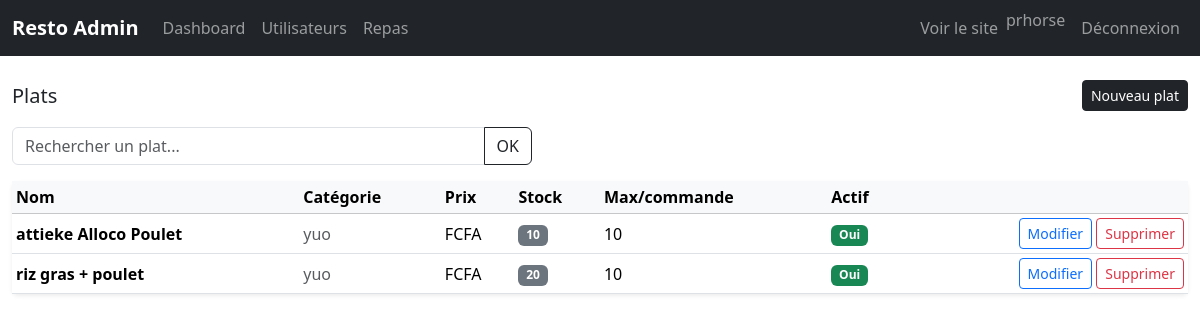
The page /staff/meals/ (signed in) on the database its author committed.
### shop/models.py (models this page shows, shortened)
class Meal(models.Model):
    category = models.ForeignKey(Category, on_delete=models.CASCADE, related_name='meals')
    name = models.CharField(max_length=150)
    slug = models.SlugField(unique=True)
    description = models.TextField(blank=True)
    is_active = models.BooleanField(default=True)
    image = models.ImageField(upload_to='meals/', blank=True, null=True)
    stock = models.PositiveIntegerField(default=0)  # stock global (optionnel)
    max_per_order = models.PositiveIntegerField(default=10)
    available_weekdays = models.JSONField(default=list, blank=True)  # ex: [0,2,4]

class Category(models.Model):
    name = models.CharField(max_length=100)
    slug = models.SlugField(unique=True)
    class Meta:
        verbose_name_plural = "Categories"

### staff/views.py (the view)
# urls.py: path('', views.meal_list, name='meal_list'),
@staff_member_required
def meal_list(request):
    q = request.GET.get("q", "").strip()
    qs = Meal.objects.select_related("category").order_by("category__name", "name")
    if q:
        qs = qs.filter(name__icontains=q)
    return render(request, "admin/meals/meal_list.html", {"meals": qs, "q": q})

### orders/context_processors.py (called while the page is built)
def cart(request):
    return {"cart": Cart(request)}

### staff/templates/admin/meals/meal_list.html (shortened to what this page needs)
{% extends "admin/base_admin.html" %}
{% block content %}
<div class="d-flex justify-content-between align-items-center mb-3">
  <h1 class="h5 mb-0">Plats</h1>
  <a class="btn btn-sm btn-dark" href="{% url 'staff:meal_create' %}">Nouveau plat</a>
</div>
<form class="mb-3" method="get">
  <div class="input-group" style="max-width:520px;">
    <input class="form-control" name="q" placeholder="Rechercher un plat..." value="{{ q }}">
    <button class="btn btn-outline-dark">OK</button>
  </div>
</form>
<div class="card border-0 shadow-sm">
  <div class="table-responsive">
    <table class="table table-sm align-middle mb-0">
      <thead class="table-light">
        <tr>
          <th>Nom</th>
          <th>Catégorie</th>
          <th>Prix</th>
          <th>Stock</th>
          <th>Max/commande</th>
          <th>Actif</th>
          <th class="text-end"></th>
        </tr>
      </thead>
      <tbody>
        {% for m in meals %}
          <tr>
            <td class="fw-semibold">{{ m.name }}</td>
            <td class="text-muted">{{ m.category.name }}</td>
            <td>{{ m.price }} FCFA</td>
            <td>
              {% if m.stock == 0 %}
                <span class="badge bg-danger">0</span>
              {% else %}
                <span class="badge bg-secondary">{{ m.stock }}</span>
              {% endif %}
            </td>
            <td>{{ m.max_per_order }}</td>
            <td>
              {% if m.is_active %}
                <span class="badge bg-success">Oui</span>
              {% else %}
                <span class="badge bg-secondary">Non</span>
              {% endif %}
            </td>
            <td class="text-end">
              <a class="btn btn-sm btn-outline-primary" href="{% url 'staff:meal_update' m.id %}">Modifier</a>
              <a class="btn btn-sm btn-outline-danger" href="{% url 'staff:meal_delete' m.id %}">Supprimer</a>
            </td>
          </tr>
        {% empty %}
          <tr><td colspan="7" class="text-center text-muted py-3">Aucun plat.</td></tr>
        {% endfor %}
      </tbody>
    </table>
  </div>
</div>
{% endblock %}

### staff/templates/admin/base_admin.html (shortened to what this page needs)
{% load static %}
<!DOCTYPE html>
<html lang="fr">
<head>
  <link href="https://cdn.jsdelivr.net/npm/bootstrap@5.3.3/dist/css/bootstrap.min.css" rel="stylesheet">
</head>
<body>
<nav class="navbar navbar-expand-lg navbar-dark bg-dark mb-4">
  <div class="container-fluid">
    <a class="navbar-brand fw-bold" href="{% url 'staff:admin_dashboard' %}">Resto Admin</a>
    <div class="collapse navbar-collapse" id="adminNav">
      <ul class="navbar-nav me-auto">
        <li class="nav-item"><a class="nav-link" href="{% url 'staff:admin_dashboard' %}">Dashboard</a></li>
        <li class="nav-item"><a class="nav-link" href="{% url 'staff:admin_user_list' %}">Utilisateurs</a></li>
        <li class="nav-item"><a class="nav-link" href="{% url 'staff:meal_list' %}">Repas</a></li>
      </ul>
      <ul class="navbar-nav ms-auto">
        <li class="nav-item">
          <a class="nav-link" href="{% url 'shop:meal_list' %}" target="_blank">Voir le site</a>
        </li>
        {% if user.is_authenticated %}
          <li class="nav-item"><span class="navbar-text me-2">{{ user.username }}</span></li>
          <li class="nav-item">
            <a class="nav-link" href="{% url 'comptes:logout' %}?next={% url 'staff:admin_dashboard' %}">Déconnexion</a>
          </li>
        {% endif %}
      </ul>
    </div>
  </div>
</nav>
<div class="container-fluid mb-5">
  {% block content %}{% endblock %}
</div>
</body>
</html>

### rows shown on the page
Meal: name "attieke Alloco Poulet", category.name "yuo", stock "10", max_per_order "10", is_active "Oui"
Meal: name "riz gras + poulet", category.name "yuo", stock "20", max_per_order "10", is_active "Oui"

### other values the page prints
{{ user.username }} "prhorse"
